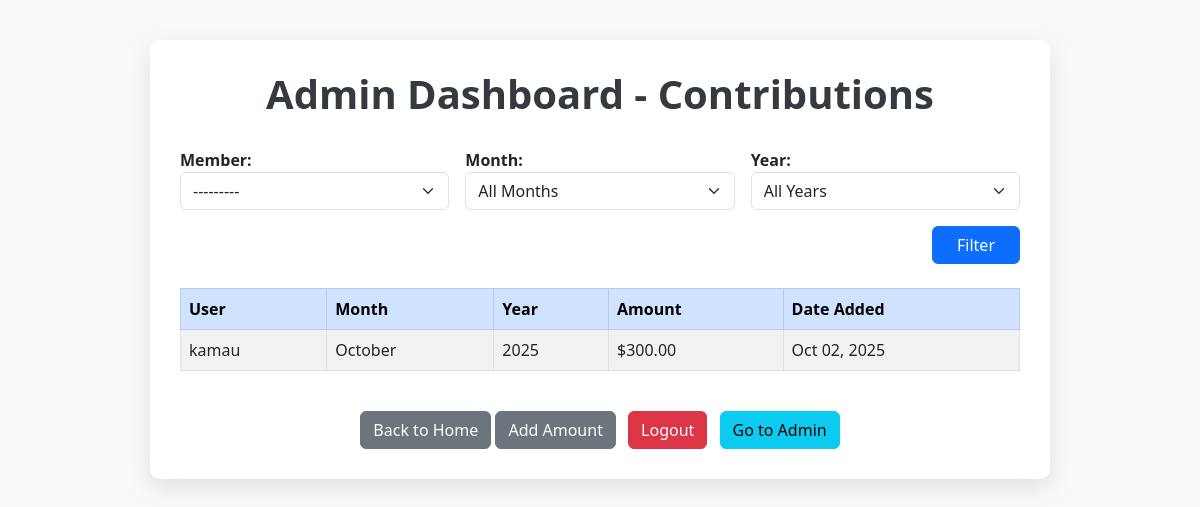
The page /admin-dashboard/ (signed in) on the database as committed earlier.
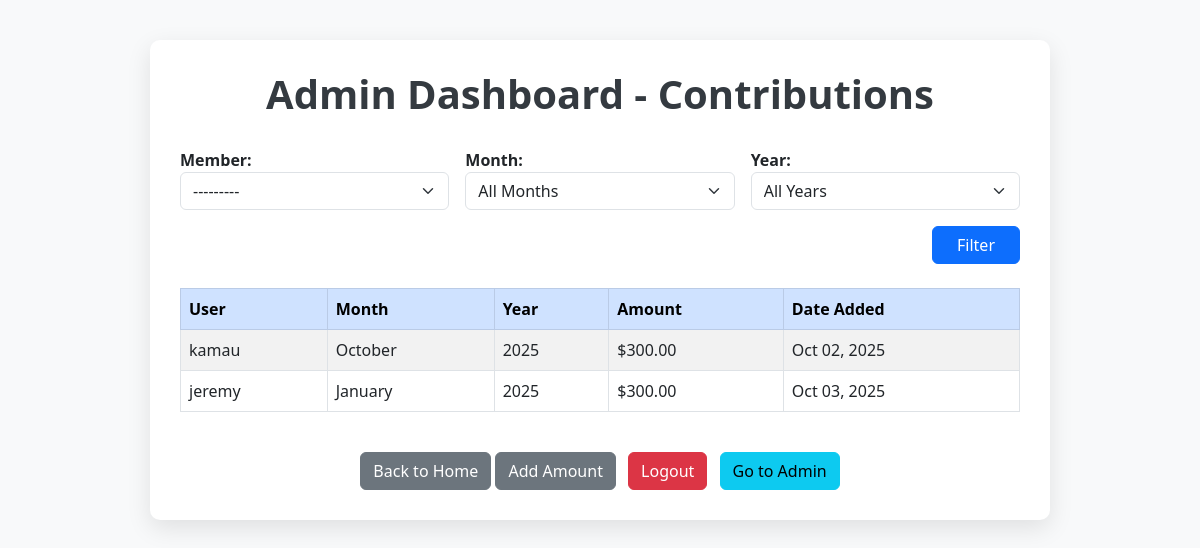
The same page on the database as committed later.
### youngstarapp/models.py (models this page shows, shortened)
class Contribution(models.Model):
    user = models.ForeignKey(User, on_delete=models.CASCADE)
    amount = models.DecimalField(max_digits=10, decimal_places=2)
    month = models.PositiveSmallIntegerField(choices=MONTH_CHOICES)
    year = models.IntegerField()
    created_at = models.DateTimeField(auto_now_add=True)
    class Meta:
        unique_together = ('user', 'month', 'year')
        ordering = ['-year', '-month']

### youngstarapp/views.py (the view, shortened to what this page needs)
# urls.py: path('admin-dashboard/', admin_dashboard, name='admin_dashboard'),
@user_passes_test(is_admin)
def admin_dashboard(request):
    form = ContributionFilterForm(request.GET or None)
    contributions = Contribution.objects.all().order_by('-year', '-month')
    members = User.objects.all()
    context = {
        'members': members,
        'contributions': contributions,
        'filter_form': form,
    }
    return render(request, 'admin_dashboard.html', context)

### youngstarapp/forms.py
class ContributionFilterForm(forms.Form):
    user = forms.ModelChoiceField(queryset=User.objects.all(), required=False, label="Member")
    month = forms.ChoiceField(choices=MONTH_CHOICES, required=False)
    year = forms.ChoiceField(choices=YEAR_CHOICES, required=False)

### youngstarapp/views.py (called while the page is built)
def is_admin(user):
    return user.is_superuser  # or use user.is_staff if appropriate

### templates/admin_dashboard.html (shortened to what this page needs)
{% load static %}
<!DOCTYPE html>
<html lang="en">
<head>
  <link href="https://cdn.jsdelivr.net/npm/bootstrap@5.3.0/dist/css/bootstrap.min.css" rel="stylesheet" />
    {% load widget_tweaks %}
</head>
<body>
  <div class="container">
    <h1>Admin Dashboard - Contributions</h1>
    <form method="get" class="row g-3 filter-form mb-4">
      <div class="col-md-4">
        {{ filter_form.user.label_tag }}
        {{ filter_form.user|add_class:"form-select" }}
      </div>
      <div class="col-md-4">
        {{ filter_form.month.label_tag }}
        {{ filter_form.month|add_class:"form-select" }}
      </div>
      <div class="col-md-4">
        {{ filter_form.year.label_tag }}
        {{ filter_form.year|add_class:"form-select" }}
      </div>
      <div class="col-12 d-flex justify-content-end">
        <button type="submit" class="btn btn-primary px-4">Filter</button>
      </div>
    </form>
    <div class="table-responsive">
      <table class="table table-striped table-bordered">
        <thead class="table-primary">
          <tr>
            <th>User</th>
            <th>Month</th>
            <th>Year</th>
            <th>Amount</th>
            <th>Date Added</th>
          </tr>
        </thead>
        <tbody>
          {% if contributions %}
            {% for c in contributions %}
              <tr>
                <td>{{ c.user.username }}</td>
                <td>{{ c.month }}</td>
                <td>{{ c.year }}</td>
                <td>${{ c.amount }}</td>
                <td>{{ c.created_at|date:"M d, Y" }}</td>
              </tr>
            {% endfor %}
          {% else %}
            <tr>
              <td colspan="5" class="text-center text-muted">No contributions found.</td>
            </tr>
          {% endif %}
        </tbody>
      </table>
    </div>
    <div class="mt-4 text-center">
      <a href="{% url 'home' %}" class="btn btn-secondary">Back to Home</a>
      <a href="{% url 'add_contribution' %}" class="btn btn-secondary">Add Amount</a>
      <a href="{% url 'logout' %}" class="btn btn-danger ms-2">Logout</a>
        <a href="/admin/" class="btn btn-info ms-2">Go to Admin</a>
    </div>
  </div>
</body>
</html>

Rows that differ between the two databases and show on the page:
added Contribution: user.username "jeremy", month "January", year "2025", amount "300.00", created_at "Oct 03, 2025"
